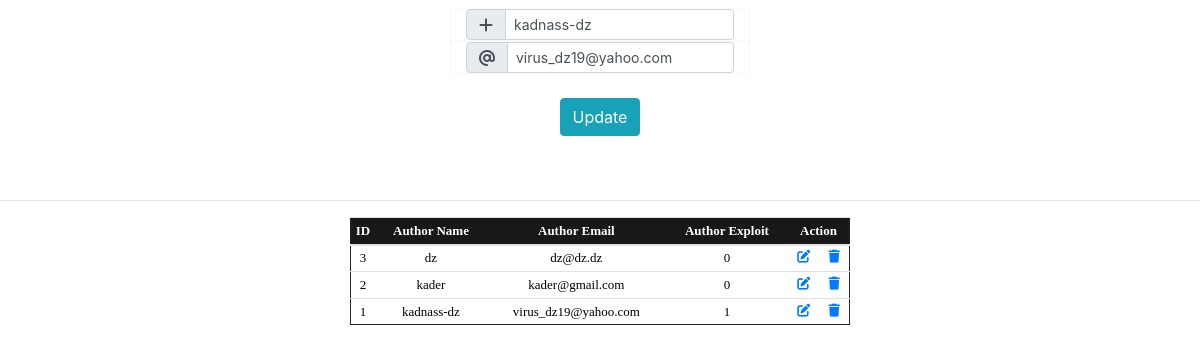
The app's page /admin/author.php?eauthor=1 (signed in) with its own data.
### tables this page shows
CREATE TABLE `author` (
  `id` int(11) NOT NULL,
  `name` varchar(255) NOT NULL,
  `email` text NOT NULL,
  `rows` int(11) NOT NULL
);

### admin/author.php (the view, shortened to what this page needs)
<?php
		include ("inc/fonc2.php");
		echo "
	<title>Category</title>
	<link href='css/bootstrap.min.css' rel='stylesheet'>
		<link href='css/xploit.css' rel='stylesheet'>
	<link rel='stylesheet' type='text/css' href='../ic/css/all.css'>
	<style>
	#shadow {
	text-shadow: 1px 1px 3px #828282;
        filter: dropshadow(color=#828282, offx=1, offy=1);
	}
	#frame {
	border: 1px;
	}
	height:400px;
	min-height:400px;
	max-height:400px;
	}
	body {
	}
	</style><center>
	<div class='bs-docs-example'>
	<div class='well' style='max-width: 100%; padding: 8px 0;'>";
		if (isset($_GET['eauthor'])){
        $id= (int)$_GET['eauthor'];
        $query1="SELECT * FROM author  WHERE id=".$id ;
        $editauthor=mysqli_query($con,$query1);
       while($row =mysqli_fetch_assoc($editauthor)) {
	         echo "
	 <form method='POST'>
	<div class='text-center border border-light col-md-3'>
	<div class='input-group'>
	<div class='input-group-prepend'>
	<div class='input-group-text'><i class='fa fa-plus' aria-hidden='true'></i>
	</div>
	</div>
	<input  type='text'  class='form-control form-control-sm' id='inlineFormInputGroup' placeholder='Add New Author' name='upauthor' required value='".htmlspecialchars($row['name'])."'>
	</div>
	</div>
	<div class='text-center border border-light col-md-3'>
	<div class='input-group'>
	<div class='input-group-prepend'>
	<div class='input-group-text'><i class='fa fa-at' aria-hidden='true'></i>
	</div>
	</div>
	<input  type='email'  class='form-control form-control-sm' id='inlineFormInputGroup'  name='upemail' required
	 value='".htmlspecialchars($row['email'])."'>
	</div>
	</div>
	<br>
	<input type='submit' name='authorname'' class='btn btn-info' value='Update'>
	</div></div><br>
	</center>
	</form>
	<hr>
";}
}
 $query3="SELECT * FROM author ORDER BY id DESC" ;
 $result3 = mysqli_query($con,$query3);
 	echo '
 	<center>
	<div class="sml">
	<div class="show">
  <table class="table table-sm table-hover ">
  <thead width="100">
    <tr >
   	  <th scope="col" width="10"><font color="white" face="Tahoma" size="2">ID</th>
      <th scope="col"><font color="white" face="Tahoma" size="2">Author Name</th>
      <th scope="col"><font color="white" face="Tahoma" size="2">Author Email</th>
      <th scope="col"><font color="white" face="Tahoma" size="2">Author Exploit</th>
      <th colspan="2" width="20" scope="col"><font color="white" face="Tahoma" size="2">Action</th>
  </tr>
  </thead>
  <tbody>';
        	while($row =mysqli_fetch_assoc($result3)) {
    	echo '
<tr>
	<td width="10" ><font color="black" face="Tahoma" size="2">'. $row['id'] .'</font>
	</td>
	<td><font color="black" face="Tahoma" size="2">'. htmlspecialchars($row['name']) .'</font>
	</td>
	<td><font color="black" face="Tahoma" size="2">'. htmlspecialchars($row['email']) .'</font>
	</td>
	<td><font color="black" face="Tahoma" size="2">'. htmlspecialchars($row['rows']) .'</font>
	</td>
	<td><font color="black" face="Tahoma" size="2"><a href="author.php?eauthor=' .$row['id']. '"><i class="fas fa-edit"></i></a></font>
	</td>
	<td ><font color="black"  face="Tahoma" size="2"><a   href="delete.php?author= '.$row['id'].' "><i class="fas fa-trash"></i></a></font>
	</td>
     ';
	}
	echo "</tr></tbody></table></div></div></center>";
?>

### admin/css/xploit.css (style rules this page uses)
.show table { border: 1px solid ; text-decoration: none; text-align: center; }
.show thead { border: 1px solid rgba(0,0,0,0.1); background-color: #181818; }
.show tr { border: 1px solid #212529; }
.show a { text-decoration: none; }
.sml { width: 500px; }

### records on screen
author: upauthor "kadnass-dz", upemail "virus_dz19@yahoo.com", id "1", name "kadnass-dz", email "virus_dz19@yahoo.com", rows "1"
author: id "3", name "dz", email "dz@dz.dz", rows "0"
author: id "2", name "kader", email "kader@gmail.com", rows "0"
